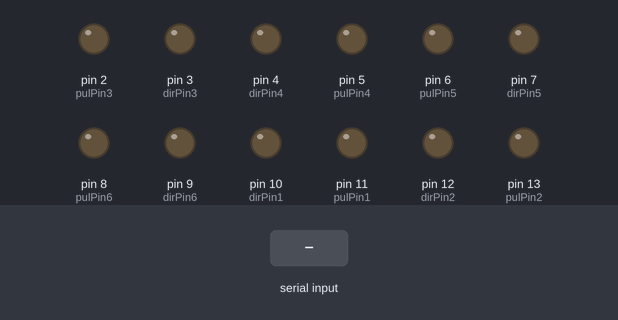
Bench run of a sketch on a simulated Arduino Uno, built with avr-gcc and run on an emulated ATmega328P. On the bench: output pins drawn as LEDs (lit = HIGH). Inputs (shaded band) come from the test bench. What the sketch prints to the serial monitor is not drawn.

Above: at 1.2 s.
1.3 s: "0" received over Serial
At 1.7 s:
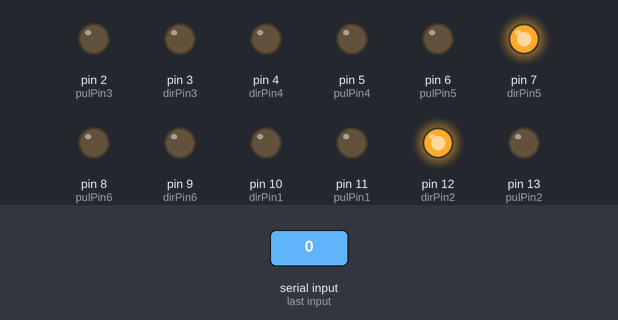
2.8 s: "1" received over Serial
At 4.0 s:
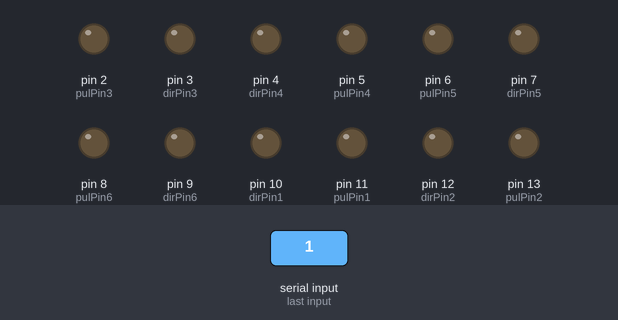
4.3 s: "2" received over Serial
At 5.2 s:
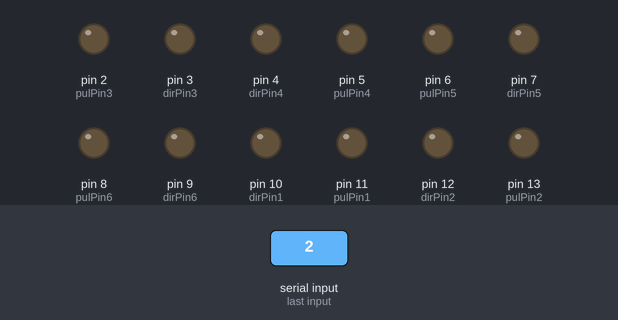
5.8 s: "3" received over Serial
At 6.4 s:
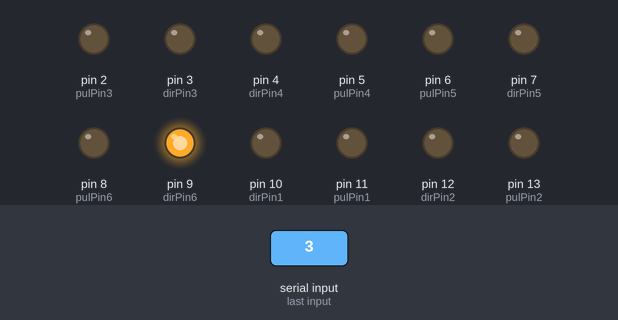
7.3 s: "6" received over Serial
At 8.5 s:
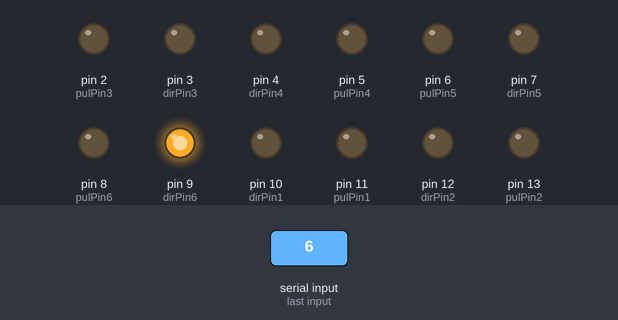
8.8 s: "7" received over Serial
At 9.8 s:
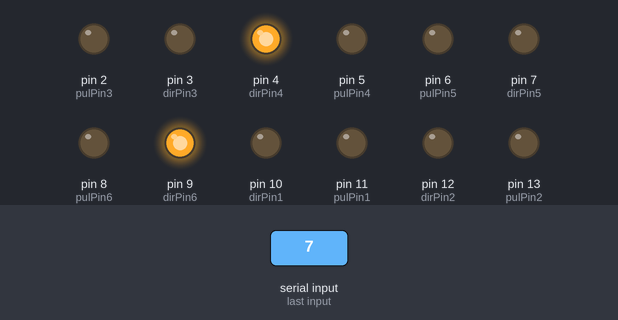
Timing chart, 0 to 11.3 s (numbered marks = the images above; inputs shaded):
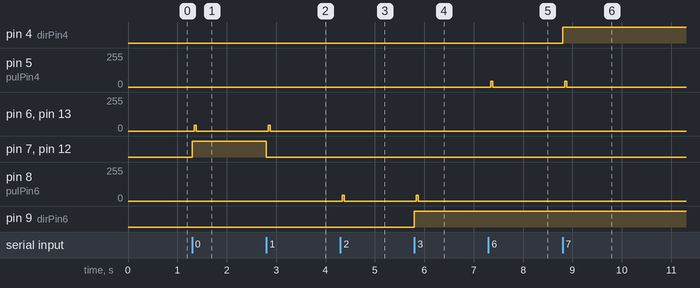

The sketch:

arduinotestforMDDQN_1rev.ino
```cpp
#define dirPin3 3
#define pulPin3 2

#define dirPin4 4
#define pulPin4 5

#define dirPin5 7
#define pulPin5 6

#define dirPin6 9
#define pulPin6 8

#define dirPin1 10
#define pulPin1 11

#define dirPin2 12
#define pulPin2 13

int a;
void setup() {
  Serial.begin(115200);
  pinMode(pulPin3,OUTPUT); // Step
  pinMode(dirPin3,OUTPUT); // Dir
  pinMode(pulPin4,OUTPUT);
  pinMode(dirPin4,OUTPUT);
  pinMode(pulPin5,OUTPUT);
  pinMode(dirPin5,OUTPUT);
  pinMode(dirPin6,OUTPUT);
  pinMode(pulPin6,OUTPUT);
  pinMode(pulPin1,OUTPUT);
  pinMode(dirPin1,OUTPUT);
  pinMode(pulPin2,OUTPUT);
  pinMode(dirPin2,OUTPUT);
  Serial.begin(115200);
}

void loop() {
  int x=0;
  if(Serial.available()){
    //a = Serial.parseInt();
   a = Serial.read();
    //Serial.print(a);


 //-----------------------------------------------------------------------

    if(a == '0'){
      Serial.println("接受成功0");
      //第一节向ZUO弯
        //测试电机3
      digitalWrite(dirPin2, HIGH); // 使绳紧
      digitalWrite(dirPin5,HIGH);//使绳松
       for (x = 0; x < 15; x++) // Loop 20 times
        {

          digitalWrite(pulPin2, HIGH); // Output high
          digitalWrite(pulPin5,HIGH);

          delayMicroseconds(500); // Wait 1/2 a ms

          digitalWrite(pulPin2, LOW); // Output low
          digitalWrite(pulPin5,LOW);

          delayMicroseconds(500); // Wait 1/2 a ms

         }
    }

    else if(a=='1'){
      Serial.println("接受成功1");
      //第一节向右弯
              //测试电机3
      digitalWrite(dirPin2,LOW); // 使绳紧
      digitalWrite(dirPin5,LOW);//使绳松
       for (x = 0; x < 15; x++) // Loop 200 times
        {

          digitalWrite(pulPin2,HIGH); // Output high
          digitalWrite(pulPin5,HIGH);
          delayMicroseconds(500); // Wait 1/2 a ms

          digitalWrite(pulPin2,LOW); // Output low
          digitalWrite(pulPin5,LOW);
          delayMicroseconds(500); // Wait 1/2 a ms

         }
      }


 //-----------------------------------------------------------------------


          else if(a=='2'){
            Serial.println("接受成功4");
            //第二节向YOU弯

            digitalWrite(dirPin6, LOW); // Set Dir high
            for (x = 0; x < 15; x++) // Loop 200 times
            {

          digitalWrite(pulPin6, HIGH); // Output high

          delayMicroseconds(500); // Wait 1/2 a ms

          digitalWrite(pulPin6, LOW); // Output low

          delayMicroseconds(500); // Wait 1/2 a ms

            }
            }else if(a=='3'){
              Serial.println("接受成功5");
              //第二节向ZUO弯
                      //测试电机5
              digitalWrite(dirPin6, HIGH); // Set Dir high
              for (x = 0; x < 15; x++) // Loop 200 times
              {

                digitalWrite(pulPin6, HIGH); // Output high

                delayMicroseconds(500); // Wait 1/2 a ms

                digitalWrite(pulPin6, LOW); // Output low

                delayMicroseconds(500); // Wait 1/2 a ms

              }
              }


 //-----------------------------------------------------------------------

              else if(a=='6'){
                Serial.println("接受成功6");
                //第二节向上弯
                        //测试电机6
                digitalWrite(dirPin4, LOW); // Set Dir high
                for (x = 0; x < 15; x++) // Loop 200 times
                {

                   digitalWrite(pulPin4, HIGH); // Output high

                   delayMicroseconds(500); // Wait 1/2 a ms

                   digitalWrite(pulPin4, LOW); // Output low

                   delayMicroseconds(500); // Wait 1/2 a ms

                }
                }else if(a=='7'){
                  Serial.println("接受成功7");
                  //第二节向下弯
                          //测试电机6
                  digitalWrite(dirPin4, HIGH); // Set Dir high
                   for (x = 0; x < 15; x++) // Loop 200 times
                   {

                   digitalWrite(pulPin4, HIGH); // Output high

                   delayMicroseconds(500); // Wait 1/2 a ms

                   digitalWrite(pulPin4, LOW); // Output low

                   delayMicroseconds(500); // Wait 1/2 a ms

                  }
                  }


  }
}
```

Measured:
- after the input at 1.3 s, pin 6 (pulPin5), pin 13 (pulPin2): 0/255 → 42/255 at once, → 0/255 0.04 s later; pin 7 (dirPin5), pin 12 (dirPin2): LOW → HIGH at once
- after the input at 2.8 s, pin 6 (pulPin5), pin 13 (pulPin2): 0/255 → 42/255 at once, → 0/255 0.04 s later; pin 7 (dirPin5), pin 12 (dirPin2): HIGH → LOW at once
- after the input at 4.3 s, pin 8 (pulPin6): 0/255 → 42/255 at once, → 0/255 0.04 s later
- after the input at 5.8 s, pin 8 (pulPin6): 0/255 → 42/255 at once, → 0/255 0.04 s later; pin 9 (dirPin6): LOW → HIGH at once
- after the input at 7.3 s, pin 5 (pulPin4): 0/255 → 42/255 at once, → 0/255 0.04 s later
- after the input at 8.8 s, pin 4 (dirPin4): LOW → HIGH at once; pin 5 (pulPin4): 0/255 → 42/255 at once, → 0/255 0.04 s later
